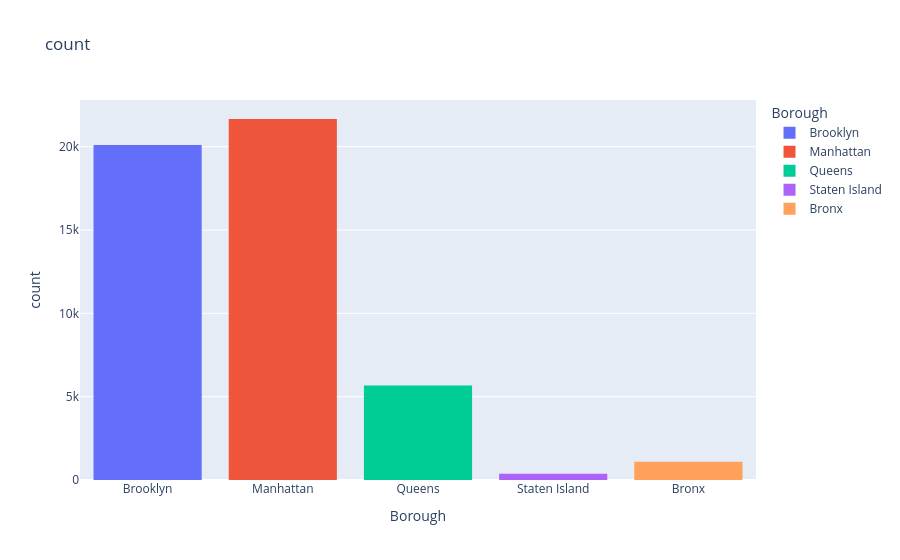

The cell this chart's notebook holds for it:
### Code cell
fig1 = px.histogram(df, x='neighbourhood_group', title='count', 
                    labels={'neighbourhood_group':'Borough', 'count': 'Number of Listings'}, color='neighbourhood_group') 
fig1.show()

### Figure 1 — Plotly figure (JSON) as saved in the notebook; plotly's stock layout.template omitted (floating-point values rounded to 4 significant figures; data arrays with more than 128 entries replaced by an {"elided": "..."} marker saying what was removed)
{"data": [{"alignmentgroup": "True", "bingroup": "x", "hovertemplate": "Borough=%{x}<br>count=%{y}<extra></extra>", "legendgroup": "Brooklyn", "marker": {"color": "#636efa", "pattern": {"shape": ""}}, "name": "Brooklyn", "offsetgroup": "Brooklyn", "orientation": "v", "showlegend": true, "type": "histogram", "x": {"elided": "20104 str values"}, "xaxis": "x", "yaxis": "y"}, {"alignmentgroup": "True", "bingroup": "x", "hovertemplate": "Borough=%{x}<br>count=%{y}<extra></extra>", "legendgroup": "Manhattan", "marker": {"color": "#EF553B", "pattern": {"shape": ""}}, "name": "Manhattan", "offsetgroup": "Manhattan", "orientation": "v", "showlegend": true, "type": "histogram", "x": {"elided": "21661 str values"}, "xaxis": "x", "yaxis": "y"}, {"alignmentgroup": "True", "bingroup": "x", "hovertemplate": "Borough=%{x}<br>count=%{y}<extra></extra>", "legendgroup": "Queens", "marker": {"color": "#00cc96", "pattern": {"shape": ""}}, "name": "Queens", "offsetgroup": "Queens", "orientation": "v", "showlegend": true, "type": "histogram", "x": {"elided": "5666 str values"}, "xaxis": "x", "yaxis": "y"}, {"alignmentgroup": "True", "bingroup": "x", "hovertemplate": "Borough=%{x}<br>count=%{y}<extra></extra>", "legendgroup": "Staten Island", "marker": {"color": "#ab63fa", "pattern": {"shape": ""}}, "name": "Staten Island", "offsetgroup": "Staten Island", "orientation": "v", "showlegend": true, "type": "histogram", "x": {"elided": "373 str values"}, "xaxis": "x", "yaxis": "y"}, {"alignmentgroup": "True", "bingroup": "x", "hovertemplate": "Borough=%{x}<br>count=%{y}<extra></extra>", "legendgroup": "Bronx", "marker": {"color": "#FFA15A", "pattern": {"shape": ""}}, "name": "Bronx", "offsetgroup": "Bronx", "orientation": "v", "showlegend": true, "type": "histogram", "x": {"elided": "1091 str values"}, "xaxis": "x", "yaxis": "y"}], "layout": {"autosize": true, "barmode": "relative", "legend": {"title": {"text": "Borough"}, "tracegroupgap": 0}, "title": {"text": "count"}, "xaxis": {"anchor": "y", "autorange": true, "categoryarray": ["Brooklyn", "Manhattan", "Queens", "Staten Island", "Bronx"], "categoryorder": "array", "domain": [0, 1], "range": [-0.5, 4.5], "title": {"text": "Borough"}, "type": "category"}, "yaxis": {"anchor": "x", "autorange": true, "domain": [0, 1], "range": [0, 22800.0], "title": {"text": "count"}}}}
